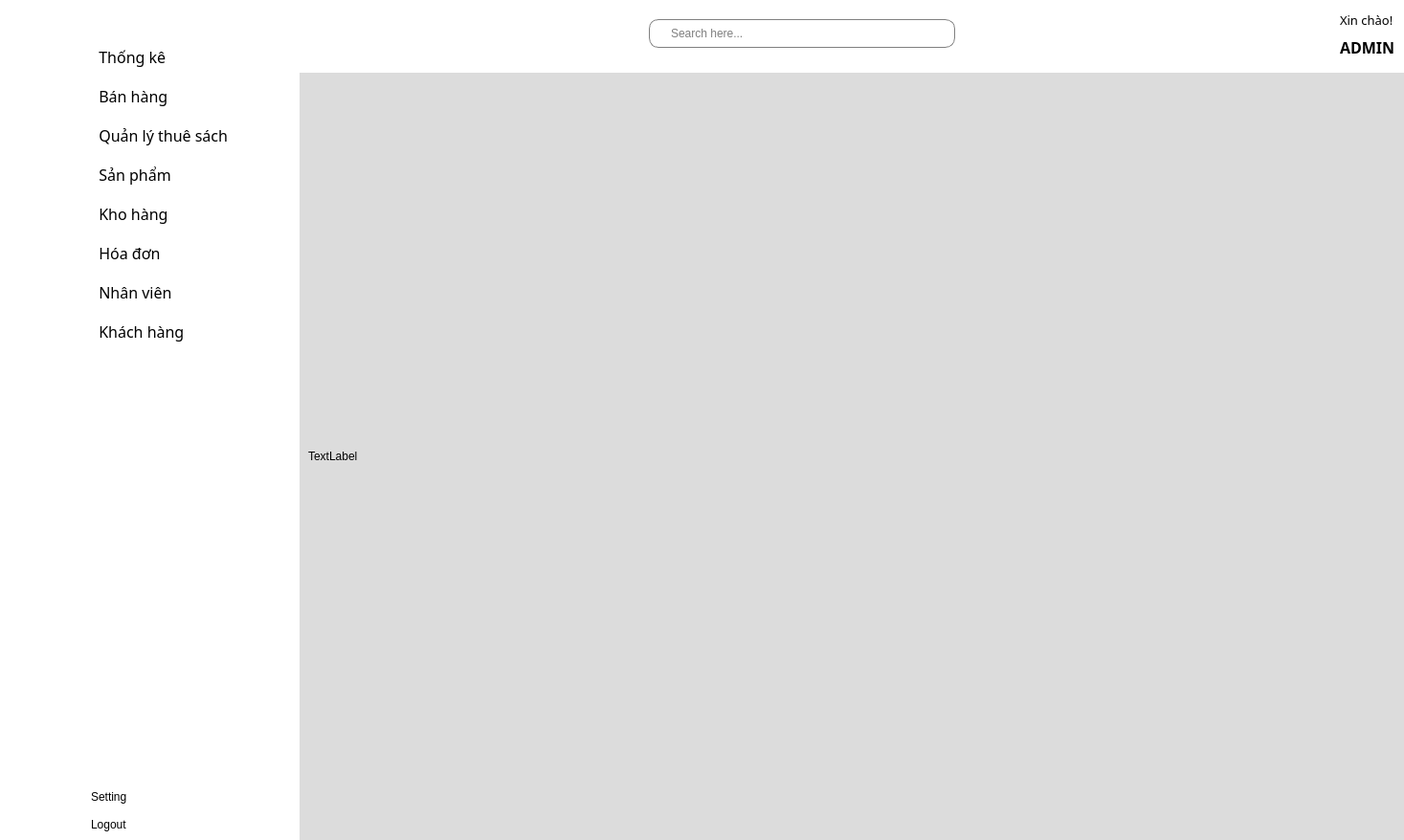
<?xml version="1.0" encoding="UTF-8"?>
<ui version="4.0">
 <class>MainWindow</class>
 <widget class="QMainWindow" name="MainWindow">
  <property name="geometry">
   <rect>
    <x>0</x>
    <y>0</y>
    <width>1467</width>
    <height>878</height>
   </rect>
  </property>
  <property name="windowTitle">
   <string>MainWindow</string>
  </property>
  <property name="styleSheet">
   <string notr="true">background-color: rgb(255, 255, 255);</string>
  </property>
  <widget class="QWidget" name="centralwidget">
   <layout class="QGridLayout" name="gridLayout">
    <property name="leftMargin">
     <number>0</number>
    </property>
    <property name="topMargin">
     <number>0</number>
    </property>
    <property name="rightMargin">
     <number>0</number>
    </property>
    <property name="bottomMargin">
     <number>0</number>
    </property>
    <item row="0" column="0" rowspan="2">
     <widget class="QWidget" name="icon_only_menu" native="true">
      <property name="enabled">
       <bool>true</bool>
      </property>
      <property name="maximumSize">
       <size>
        <width>70</width>
        <height>16777215</height>
       </size>
      </property>
      <property name="styleSheet">
       <string notr="true">QWidget{
	border:none;
	
	background-color: rgb(255, 255, 255);
	box-shadow: 10px 0px 15px rgba(128, 128, 128, 0.5);
}
QPushButton{
border:none;

}
QPushButton:checked{
background-color: rgb(255, 200, 160);

border-radius:8px;
}
QPushButton:hover{
background-color: rgb(255, 200, 160);

border-radius:8px;
}</string>
      </property>
      <layout class="QVBoxLayout" name="verticalLayout_5">
       <property name="spacing">
        <number>45</number>
       </property>
       <property name="sizeConstraint">
        <enum>QLayout::SetDefaultConstraint</enum>
       </property>
       <item>
        <layout class="QHBoxLayout" name="horizontalLayout">
         <property name="topMargin">
          <number>15</number>
         </property>
         <property name="bottomMargin">
          <number>0</number>
         </property>
         <item>
          <spacer name="horizontalSpacer_4">
           <property name="orientation">
            <enum>Qt::Horizontal</enum>
           </property>
           <property name="sizeHint" stdset="0">
            <size>
             <width>18</width>
             <height>20</height>
            </size>
           </property>
          </spacer>
         </item>
         <item>
          <widget class="QLabel" name="label">
           <property name="maximumSize">
            <size>
             <width>40</width>
             <height>40</height>
            </size>
           </property>
           <property name="text">
            <string/>
           </property>
           <property name="pixmap">
            <pixmap resource="resource.qrc">:/newPrefix/icons/bookstore.png</pixmap>
           </property>
           <property name="scaledContents">
            <bool>true</bool>
           </property>
           <property name="margin">
            <number>-5</number>
           </property>
           <property name="indent">
            <number>0</number>
           </property>
          </widget>
         </item>
         <item>
          <spacer name="horizontalSpacer_3">
           <property name="orientation">
            <enum>Qt::Horizontal</enum>
           </property>
           <property name="sizeHint" stdset="0">
            <size>
             <width>18</width>
             <height>20</height>
            </size>
           </property>
          </spacer>
         </item>
        </layout>
       </item>
       <item>
        <layout class="QVBoxLayout" name="verticalLayout">
         <property name="spacing">
          <number>18</number>
         </property>
         <item>
          <widget class="QPushButton" name="pushButton">
           <property name="text">
            <string/>
           </property>
           <property name="icon">
            <iconset resource="resource.qrc">
             <normaloff>:/newPrefix/icons/dashboard (2).png</normaloff>
             <normalon>:/newPrefix/icons/dashboard (2).png</normalon>:/newPrefix/icons/dashboard (2).png</iconset>
           </property>
           <property name="iconSize">
            <size>
             <width>30</width>
             <height>30</height>
            </size>
           </property>
           <property name="checkable">
            <bool>true</bool>
           </property>
           <property name="autoExclusive">
            <bool>true</bool>
           </property>
          </widget>
         </item>
         <item>
          <widget class="QPushButton" name="pushButton_2">
           <property name="text">
            <string/>
           </property>
           <property name="icon">
            <iconset resource="resource.qrc">
             <normaloff>:/newPrefix/icons/add-to-cart (1).png</normaloff>
             <normalon>:/newPrefix/icons/add-to-cart (1).png</normalon>:/newPrefix/icons/add-to-cart (1).png</iconset>
           </property>
           <property name="iconSize">
            <size>
             <width>30</width>
             <height>30</height>
            </size>
           </property>
           <property name="checkable">
            <bool>true</bool>
           </property>
           <property name="autoExclusive">
            <bool>true</bool>
           </property>
          </widget>
         </item>
         <item>
          <widget class="QPushButton" name="pushButton_3">
           <property name="text">
            <string/>
           </property>
           <property name="icon">
            <iconset resource="resource.qrc">
             <normaloff>:/newPrefix/icons/borrow (1).png</normaloff>
             <normalon>:/newPrefix/icons/borrow (1).png</normalon>:/newPrefix/icons/borrow (1).png</iconset>
           </property>
           <property name="iconSize">
            <size>
             <width>30</width>
             <height>30</height>
            </size>
           </property>
           <property name="checkable">
            <bool>true</bool>
           </property>
           <property name="autoExclusive">
            <bool>true</bool>
           </property>
          </widget>
         </item>
         <item>
          <widget class="QPushButton" name="pushButton_4">
           <property name="text">
            <string/>
           </property>
           <property name="icon">
            <iconset resource="resource.qrc">
             <normaloff>:/newPrefix/icons/open-book (1).png</normaloff>
             <normalon>:/newPrefix/icons/open-book (1).png</normalon>:/newPrefix/icons/open-book (1).png</iconset>
           </property>
           <property name="iconSize">
            <size>
             <width>30</width>
             <height>30</height>
            </size>
           </property>
           <property name="checkable">
            <bool>true</bool>
           </property>
           <property name="autoExclusive">
            <bool>true</bool>
           </property>
          </widget>
         </item>
         <item>
          <widget class="QPushButton" name="pushButton_5">
           <property name="text">
            <string/>
           </property>
           <property name="icon">
            <iconset resource="resource.qrc">
             <normaloff>:/newPrefix/icons/warehouse (2).png</normaloff>
             <normalon>:/newPrefix/icons/warehouse (2).png</normalon>:/newPrefix/icons/warehouse (2).png</iconset>
           </property>
           <property name="iconSize">
            <size>
             <width>30</width>
             <height>30</height>
            </size>
           </property>
           <property name="checkable">
            <bool>true</bool>
           </property>
           <property name="autoExclusive">
            <bool>true</bool>
           </property>
          </widget>
         </item>
         <item>
          <widget class="QPushButton" name="pushButton_6">
           <property name="text">
            <string/>
           </property>
           <property name="icon">
            <iconset resource="resource.qrc">
             <normaloff>:/newPrefix/icons/bill (1).png</normaloff>
             <normalon>:/newPrefix/icons/bill (1).png</normalon>:/newPrefix/icons/bill (1).png</iconset>
           </property>
           <property name="iconSize">
            <size>
             <width>30</width>
             <height>30</height>
            </size>
           </property>
           <property name="checkable">
            <bool>true</bool>
           </property>
           <property name="autoExclusive">
            <bool>true</bool>
           </property>
          </widget>
         </item>
         <item>
          <widget class="QPushButton" name="pushButton_13">
           <property name="text">
            <string/>
           </property>
           <property name="icon">
            <iconset resource="resource.qrc">
             <normaloff>:/newPrefix/icons/employee (1).png</normaloff>
             <normalon>:/newPrefix/icons/employee (1).png</normalon>:/newPrefix/icons/employee (1).png</iconset>
           </property>
           <property name="iconSize">
            <size>
             <width>30</width>
             <height>30</height>
            </size>
           </property>
           <property name="checkable">
            <bool>true</bool>
           </property>
           <property name="autoExclusive">
            <bool>true</bool>
           </property>
          </widget>
         </item>
         <item>
          <widget class="QPushButton" name="pushButton_14">
           <property name="text">
            <string/>
           </property>
           <property name="icon">
            <iconset resource="resource.qrc">
             <normaloff>:/newPrefix/icons/target (1).png</normaloff>
             <normalon>:/newPrefix/icons/public-relation.png</normalon>:/newPrefix/icons/target (1).png</iconset>
           </property>
           <property name="iconSize">
            <size>
             <width>30</width>
             <height>30</height>
            </size>
           </property>
           <property name="checkable">
            <bool>true</bool>
           </property>
           <property name="autoExclusive">
            <bool>true</bool>
           </property>
          </widget>
         </item>
        </layout>
       </item>
       <item>
        <spacer name="verticalSpacer">
         <property name="orientation">
          <enum>Qt::Vertical</enum>
         </property>
         <property name="sizeHint" stdset="0">
          <size>
           <width>20</width>
           <height>255</height>
          </size>
         </property>
        </spacer>
       </item>
       <item>
        <layout class="QVBoxLayout" name="verticalLayout_3">
         <property name="spacing">
          <number>15</number>
         </property>
         <item>
          <widget class="QPushButton" name="pushButton_17">
           <property name="text">
            <string/>
           </property>
           <property name="icon">
            <iconset resource="resource.qrc">
             <normaloff>:/newPrefix/icons/setting.png</normaloff>
             <normalon>:/newPrefix/icons/setting.png</normalon>:/newPrefix/icons/setting.png</iconset>
           </property>
           <property name="iconSize">
            <size>
             <width>20</width>
             <height>20</height>
            </size>
           </property>
           <property name="checkable">
            <bool>true</bool>
           </property>
           <property name="autoExclusive">
            <bool>true</bool>
           </property>
          </widget>
         </item>
         <item>
          <widget class="QPushButton" name="pushButton_18">
           <property name="text">
            <string/>
           </property>
           <property name="icon">
            <iconset resource="resource.qrc">
             <normaloff>:/newPrefix/icons/logout (1).png</normaloff>
             <normalon>:/newPrefix/icons/logout (1).png</normalon>:/newPrefix/icons/logout (1).png</iconset>
           </property>
           <property name="iconSize">
            <size>
             <width>20</width>
             <height>20</height>
            </size>
           </property>
           <property name="checkable">
            <bool>true</bool>
           </property>
           <property name="autoExclusive">
            <bool>true</bool>
           </property>
          </widget>
         </item>
        </layout>
       </item>
      </layout>
     </widget>
    </item>
    <item row="1" column="2">
     <widget class="QWidget" name="main" native="true">
      <property name="styleSheet">
       <string notr="true">background-color: rgb(220, 220, 220);</string>
      </property>
      <layout class="QVBoxLayout" name="verticalLayout_7">
       <item>
        <widget class="QLabel" name="label_3">
         <property name="styleSheet">
          <string notr="true">background-color: rgb(220, 220, 220);</string>
         </property>
         <property name="text">
          <string>TextLabel</string>
         </property>
        </widget>
       </item>
      </layout>
     </widget>
    </item>
    <item row="0" column="1" rowspan="2">
     <widget class="QWidget" name="sibarmenu" native="true">
      <property name="maximumSize">
       <size>
        <width>231</width>
        <height>16777215</height>
       </size>
      </property>
      <property name="styleSheet">
       <string notr="true">QWidget{
	background-color: rgb(255, 255, 255);
	box-shadow: 10px 0px 15px rgba(128, 128, 128, 1);
}
QPushButton{
color: rgb(0, 0, 0);
text-align:left ;
border:none;
padding-left:10px;

}
QPushButton:checked{
background-color: rgb(255, 200, 160);
color: rgb(255, 255, 255);
border-radius:8px;
font-weight: bold;

}
QPushButton:hover{
background-color: rgb(255, 200, 160);
color: rgb(255, 255, 255);
border-radius:8px;
}</string>
      </property>
      <layout class="QVBoxLayout" name="verticalLayout_6">
       <property name="spacing">
        <number>19</number>
       </property>
       <property name="leftMargin">
        <number>9</number>
       </property>
       <property name="topMargin">
        <number>9</number>
       </property>
       <property name="rightMargin">
        <number>9</number>
       </property>
       <item>
        <layout class="QHBoxLayout" name="horizontalLayout_2">
         <property name="spacing">
          <number>9</number>
         </property>
         <property name="bottomMargin">
          <number>0</number>
         </property>
         <item>
          <spacer name="horizontalSpacer_5">
           <property name="orientation">
            <enum>Qt::Horizontal</enum>
           </property>
           <property name="sizeHint" stdset="0">
            <size>
             <width>18</width>
             <height>20</height>
            </size>
           </property>
          </spacer>
         </item>
         <item>
          <widget class="QLabel" name="label_2">
           <property name="maximumSize">
            <size>
             <width>80</width>
             <height>80</height>
            </size>
           </property>
           <property name="text">
            <string/>
           </property>
           <property name="pixmap">
            <pixmap resource="resource.qrc">:/newPrefix/icons/bookstore.png</pixmap>
           </property>
           <property name="scaledContents">
            <bool>true</bool>
           </property>
           <property name="wordWrap">
            <bool>true</bool>
           </property>
           <property name="margin">
            <number>-31</number>
           </property>
          </widget>
         </item>
         <item>
          <spacer name="horizontalSpacer_6">
           <property name="orientation">
            <enum>Qt::Horizontal</enum>
           </property>
           <property name="sizeHint" stdset="0">
            <size>
             <width>18</width>
             <height>20</height>
            </size>
           </property>
          </spacer>
         </item>
        </layout>
       </item>
       <item>
        <layout class="QVBoxLayout" name="verticalLayout_2">
         <property name="spacing">
          <number>18</number>
         </property>
         <item>
          <widget class="QPushButton" name="pushButton_7">
           <property name="font">
            <font>
             <family>Bahnschrift</family>
             <pointsize>12</pointsize>
             <weight>50</weight>
             <bold>false</bold>
            </font>
           </property>
           <property name="text">
            <string>  Thống kê </string>
           </property>
           <property name="icon">
            <iconset resource="resource.qrc">
             <normaloff>:/newPrefix/icons/dashboard (2).png</normaloff>
             <normalon>:/newPrefix/icons/dashboard (2).png</normalon>:/newPrefix/icons/dashboard (2).png</iconset>
           </property>
           <property name="iconSize">
            <size>
             <width>30</width>
             <height>30</height>
            </size>
           </property>
           <property name="checkable">
            <bool>true</bool>
           </property>
           <property name="autoExclusive">
            <bool>true</bool>
           </property>
          </widget>
         </item>
         <item>
          <widget class="QPushButton" name="pushButton_8">
           <property name="font">
            <font>
             <family>Bahnschrift</family>
             <pointsize>12</pointsize>
             <weight>50</weight>
             <bold>false</bold>
            </font>
           </property>
           <property name="text">
            <string>  Bán hàng</string>
           </property>
           <property name="icon">
            <iconset resource="resource.qrc">
             <normaloff>:/newPrefix/icons/add-to-cart (1).png</normaloff>
             <normalon>:/newPrefix/icons/add-to-cart (1).png</normalon>:/newPrefix/icons/add-to-cart (1).png</iconset>
           </property>
           <property name="iconSize">
            <size>
             <width>30</width>
             <height>30</height>
            </size>
           </property>
           <property name="checkable">
            <bool>true</bool>
           </property>
           <property name="autoExclusive">
            <bool>true</bool>
           </property>
          </widget>
         </item>
         <item>
          <widget class="QPushButton" name="pushButton_9">
           <property name="font">
            <font>
             <family>Bahnschrift</family>
             <pointsize>12</pointsize>
             <weight>50</weight>
             <bold>false</bold>
            </font>
           </property>
           <property name="text">
            <string>  Quản lý thuê sách</string>
           </property>
           <property name="icon">
            <iconset resource="resource.qrc">
             <normaloff>:/newPrefix/icons/borrow (1).png</normaloff>
             <normalon>:/newPrefix/icons/borrow (1).png</normalon>:/newPrefix/icons/borrow (1).png</iconset>
           </property>
           <property name="iconSize">
            <size>
             <width>30</width>
             <height>30</height>
            </size>
           </property>
           <property name="checkable">
            <bool>true</bool>
           </property>
           <property name="autoExclusive">
            <bool>true</bool>
           </property>
          </widget>
         </item>
         <item>
          <widget class="QPushButton" name="pushButton_10">
           <property name="font">
            <font>
             <family>Bahnschrift</family>
             <pointsize>12</pointsize>
             <weight>50</weight>
             <bold>false</bold>
            </font>
           </property>
           <property name="text">
            <string>  Sản phẩm</string>
           </property>
           <property name="icon">
            <iconset resource="resource.qrc">
             <normaloff>:/newPrefix/icons/open-book (1).png</normaloff>
             <normalon>:/newPrefix/icons/open-book (1).png</normalon>:/newPrefix/icons/open-book (1).png</iconset>
           </property>
           <property name="iconSize">
            <size>
             <width>30</width>
             <height>30</height>
            </size>
           </property>
           <property name="checkable">
            <bool>true</bool>
           </property>
           <property name="autoExclusive">
            <bool>true</bool>
           </property>
          </widget>
         </item>
         <item>
          <widget class="QPushButton" name="pushButton_11">
           <property name="font">
            <font>
             <family>Bahnschrift</family>
             <pointsize>12</pointsize>
             <weight>50</weight>
             <bold>false</bold>
            </font>
           </property>
           <property name="text">
            <string>  Kho hàng</string>
           </property>
           <property name="icon">
            <iconset resource="resource.qrc">
             <normaloff>:/newPrefix/icons/warehouse (2).png</normaloff>
             <normalon>:/newPrefix/icons/warehouse (2).png</normalon>:/newPrefix/icons/warehouse (2).png</iconset>
           </property>
           <property name="iconSize">
            <size>
             <width>30</width>
             <height>30</height>
            </size>
           </property>
           <property name="checkable">
            <bool>true</bool>
           </property>
           <property name="autoExclusive">
            <bool>true</bool>
           </property>
          </widget>
         </item>
         <item>
          <widget class="QPushButton" name="pushButton_12">
           <property name="font">
            <font>
             <family>Bahnschrift</family>
             <pointsize>12</pointsize>
             <weight>50</weight>
             <bold>false</bold>
            </font>
           </property>
           <property name="text">
            <string>  Hóa đơn</string>
           </property>
           <property name="icon">
            <iconset resource="resource.qrc">
             <normaloff>:/newPrefix/icons/bill (1).png</normaloff>
             <normalon>:/newPrefix/icons/bill (1).png</normalon>:/newPrefix/icons/bill (1).png</iconset>
           </property>
           <property name="iconSize">
            <size>
             <width>30</width>
             <height>30</height>
            </size>
           </property>
           <property name="checkable">
            <bool>true</bool>
           </property>
           <property name="autoExclusive">
            <bool>true</bool>
           </property>
          </widget>
         </item>
         <item>
          <widget class="QPushButton" name="pushButton_15">
           <property name="font">
            <font>
             <family>Bahnschrift</family>
             <pointsize>12</pointsize>
             <weight>50</weight>
             <italic>false</italic>
             <bold>false</bold>
            </font>
           </property>
           <property name="text">
            <string>  Nhân viên</string>
           </property>
           <property name="icon">
            <iconset resource="resource.qrc">
             <normaloff>:/newPrefix/icons/employee (1).png</normaloff>
             <normalon>:/newPrefix/icons/employee (1).png</normalon>:/newPrefix/icons/employee (1).png</iconset>
           </property>
           <property name="iconSize">
            <size>
             <width>30</width>
             <height>30</height>
            </size>
           </property>
           <property name="checkable">
            <bool>true</bool>
           </property>
           <property name="autoExclusive">
            <bool>true</bool>
           </property>
          </widget>
         </item>
         <item>
          <widget class="QPushButton" name="pushButton_16">
           <property name="font">
            <font>
             <family>Bahnschrift</family>
             <pointsize>12</pointsize>
             <weight>50</weight>
             <bold>false</bold>
            </font>
           </property>
           <property name="text">
            <string>  Khách hàng</string>
           </property>
           <property name="icon">
            <iconset resource="resource.qrc">
             <normaloff>:/newPrefix/icons/target (1).png</normaloff>
             <normalon>:/newPrefix/icons/public-relation.png</normalon>:/newPrefix/icons/target (1).png</iconset>
           </property>
           <property name="iconSize">
            <size>
             <width>30</width>
             <height>30</height>
            </size>
           </property>
           <property name="checkable">
            <bool>true</bool>
           </property>
           <property name="autoExclusive">
            <bool>true</bool>
           </property>
          </widget>
         </item>
        </layout>
       </item>
       <item>
        <spacer name="verticalSpacer_2">
         <property name="orientation">
          <enum>Qt::Vertical</enum>
         </property>
         <property name="sizeHint" stdset="0">
          <size>
           <width>20</width>
           <height>255</height>
          </size>
         </property>
        </spacer>
       </item>
       <item>
        <layout class="QVBoxLayout" name="verticalLayout_4">
         <property name="spacing">
          <number>15</number>
         </property>
         <property name="leftMargin">
          <number>0</number>
         </property>
         <item>
          <widget class="QPushButton" name="pushButton_19">
           <property name="font">
            <font>
             <pointsize>9</pointsize>
            </font>
           </property>
           <property name="text">
            <string>Setting</string>
           </property>
           <property name="icon">
            <iconset resource="resource.qrc">
             <normaloff>:/newPrefix/icons/setting.png</normaloff>
             <normalon>:/newPrefix/icons/setting.png</normalon>:/newPrefix/icons/setting.png</iconset>
           </property>
           <property name="iconSize">
            <size>
             <width>20</width>
             <height>20</height>
            </size>
           </property>
           <property name="checkable">
            <bool>true</bool>
           </property>
           <property name="autoExclusive">
            <bool>true</bool>
           </property>
          </widget>
         </item>
         <item>
          <widget class="QPushButton" name="pushButton_20">
           <property name="font">
            <font>
             <pointsize>9</pointsize>
            </font>
           </property>
           <property name="text">
            <string>Logout</string>
           </property>
           <property name="icon">
            <iconset resource="resource.qrc">
             <normaloff>:/newPrefix/icons/logout (1).png</normaloff>
             <normalon>:/newPrefix/icons/logout (1).png</normalon>:/newPrefix/icons/logout (1).png</iconset>
           </property>
           <property name="iconSize">
            <size>
             <width>20</width>
             <height>20</height>
            </size>
           </property>
           <property name="checkable">
            <bool>true</bool>
           </property>
           <property name="autoExclusive">
            <bool>true</bool>
           </property>
          </widget>
         </item>
        </layout>
       </item>
      </layout>
     </widget>
    </item>
    <item row="0" column="2">
     <widget class="QWidget" name="header" native="true">
      <property name="maximumSize">
       <size>
        <width>16777215</width>
        <height>70</height>
       </size>
      </property>
      <property name="styleSheet">
       <string notr="true">QWidget{
background-color: rgb(255, 255, 255);
}
QLineEdit{
padding-left:20px;
border:1px solid gray;
border-radius:10px;
}
</string>
      </property>
      <layout class="QHBoxLayout" name="horizontalLayout_3">
       <item>
        <widget class="QPushButton" name="pushButton_21">
         <property name="maximumSize">
          <size>
           <width>30</width>
           <height>30</height>
          </size>
         </property>
         <property name="styleSheet">
          <string notr="true">border:none;</string>
         </property>
         <property name="text">
          <string/>
         </property>
         <property name="icon">
          <iconset resource="resource.qrc">
           <normaloff>:/newPrefix/icons/dashboard.png</normaloff>:/newPrefix/icons/dashboard.png</iconset>
         </property>
         <property name="iconSize">
          <size>
           <width>20</width>
           <height>20</height>
          </size>
         </property>
         <property name="checkable">
          <bool>true</bool>
         </property>
         <property name="autoExclusive">
          <bool>false</bool>
         </property>
        </widget>
       </item>
       <item>
        <spacer name="horizontalSpacer">
         <property name="orientation">
          <enum>Qt::Horizontal</enum>
         </property>
         <property name="sizeHint" stdset="0">
          <size>
           <width>295</width>
           <height>20</height>
          </size>
         </property>
        </spacer>
       </item>
       <item>
        <widget class="QLineEdit" name="lineEdit">
         <property name="maximumSize">
          <size>
           <width>16777215</width>
           <height>30</height>
          </size>
         </property>
         <property name="styleSheet">
          <string notr="true">
</string>
         </property>
         <property name="text">
          <string/>
         </property>
         <property name="placeholderText">
          <string>Search here...</string>
         </property>
        </widget>
       </item>
       <item>
        <widget class="QPushButton" name="pushButton_23">
         <property name="maximumSize">
          <size>
           <width>50</width>
           <height>50</height>
          </size>
         </property>
         <property name="styleSheet">
          <string notr="true">border:none</string>
         </property>
         <property name="text">
          <string/>
         </property>
         <property name="icon">
          <iconset resource="resource.qrc">
           <normaloff>:/newPrefix/icons/research.png</normaloff>:/newPrefix/icons/research.png</iconset>
         </property>
         <property name="iconSize">
          <size>
           <width>25</width>
           <height>25</height>
          </size>
         </property>
        </widget>
       </item>
       <item>
        <spacer name="horizontalSpacer_2">
         <property name="orientation">
          <enum>Qt::Horizontal</enum>
         </property>
         <property name="sizeHint" stdset="0">
          <size>
           <width>215</width>
           <height>20</height>
          </size>
         </property>
        </spacer>
       </item>
       <item>
        <widget class="QPushButton" name="pushButton_22">
         <property name="maximumSize">
          <size>
           <width>80</width>
           <height>80</height>
          </size>
         </property>
         <property name="styleSheet">
          <string notr="true">border:none</string>
         </property>
         <property name="text">
          <string/>
         </property>
         <property name="icon">
          <iconset resource="resource.qrc">
           <normaloff>:/newPrefix/icons/profile (1).png</normaloff>:/newPrefix/icons/profile (1).png</iconset>
         </property>
         <property name="iconSize">
          <size>
           <width>40</width>
           <height>40</height>
          </size>
         </property>
         <property name="checkable">
          <bool>true</bool>
         </property>
        </widget>
       </item>
       <item>
        <layout class="QVBoxLayout" name="verticalLayout_8">
         <item>
          <widget class="QLabel" name="label_4">
           <property name="font">
            <font>
             <family>Bahnschrift</family>
             <pointsize>10</pointsize>
            </font>
           </property>
           <property name="text">
            <string>Xin chào!</string>
           </property>
           <property name="scaledContents">
            <bool>false</bool>
           </property>
          </widget>
         </item>
         <item>
          <widget class="QLabel" name="label_5">
           <property name="font">
            <font>
             <family>Bahnschrift</family>
             <pointsize>12</pointsize>
             <weight>75</weight>
             <bold>true</bold>
            </font>
           </property>
           <property name="text">
            <string>ADMIN</string>
           </property>
          </widget>
         </item>
        </layout>
       </item>
      </layout>
     </widget>
    </item>
   </layout>
  </widget>
 </widget>
 <resources>
  <include location="resource.qrc"/>
 </resources>
 <connections>
  <connection>
   <sender>pushButton_21</sender>
   <signal>toggled(bool)</signal>
   <receiver>icon_only_menu</receiver>
   <slot>setHidden(bool)</slot>
   <hints>
    <hint type="sourcelabel">
     <x>328</x>
     <y>36</y>
    </hint>
    <hint type="destinationlabel">
     <x>69</x>
     <y>110</y>
    </hint>
   </hints>
  </connection>
  <connection>
   <sender>pushButton_21</sender>
   <signal>toggled(bool)</signal>
   <receiver>sibarmenu</receiver>
   <slot>setVisible(bool)</slot>
   <hints>
    <hint type="sourcelabel">
     <x>338</x>
     <y>28</y>
    </hint>
    <hint type="destinationlabel">
     <x>271</x>
     <y>80</y>
    </hint>
   </hints>
  </connection>
  <connection>
   <sender>pushButton_14</sender>
   <signal>toggled(bool)</signal>
   <receiver>pushButton_16</receiver>
   <slot>setChecked(bool)</slot>
   <hints>
    <hint type="sourcelabel">
     <x>59</x>
     <y>405</y>
    </hint>
    <hint type="destinationlabel">
     <x>181</x>
     <y>405</y>
    </hint>
   </hints>
  </connection>
  <connection>
   <sender>pushButton_13</sender>
   <signal>toggled(bool)</signal>
   <receiver>pushButton_15</receiver>
   <slot>setChecked(bool)</slot>
   <hints>
    <hint type="sourcelabel">
     <x>59</x>
     <y>360</y>
    </hint>
    <hint type="destinationlabel">
     <x>175</x>
     <y>360</y>
    </hint>
   </hints>
  </connection>
  <connection>
   <sender>pushButton_6</sender>
   <signal>toggled(bool)</signal>
   <receiver>pushButton_12</receiver>
   <slot>setChecked(bool)</slot>
   <hints>
    <hint type="sourcelabel">
     <x>59</x>
     <y>315</y>
    </hint>
    <hint type="destinationlabel">
     <x>181</x>
     <y>315</y>
    </hint>
   </hints>
  </connection>
  <connection>
   <sender>pushButton_5</sender>
   <signal>toggled(bool)</signal>
   <receiver>pushButton_11</receiver>
   <slot>setChecked(bool)</slot>
   <hints>
    <hint type="sourcelabel">
     <x>59</x>
     <y>270</y>
    </hint>
    <hint type="destinationlabel">
     <x>179</x>
     <y>270</y>
    </hint>
   </hints>
  </connection>
  <connection>
   <sender>pushButton_4</sender>
   <signal>toggled(bool)</signal>
   <receiver>pushButton_10</receiver>
   <slot>setChecked(bool)</slot>
   <hints>
    <hint type="sourcelabel">
     <x>59</x>
     <y>225</y>
    </hint>
    <hint type="destinationlabel">
     <x>179</x>
     <y>225</y>
    </hint>
   </hints>
  </connection>
  <connection>
   <sender>pushButton_3</sender>
   <signal>toggled(bool)</signal>
   <receiver>pushButton_9</receiver>
   <slot>setChecked(bool)</slot>
   <hints>
    <hint type="sourcelabel">
     <x>59</x>
     <y>180</y>
    </hint>
    <hint type="destinationlabel">
     <x>179</x>
     <y>180</y>
    </hint>
   </hints>
  </connection>
  <connection>
   <sender>pushButton_2</sender>
   <signal>toggled(bool)</signal>
   <receiver>pushButton_8</receiver>
   <slot>setChecked(bool)</slot>
   <hints>
    <hint type="sourcelabel">
     <x>59</x>
     <y>135</y>
    </hint>
    <hint type="destinationlabel">
     <x>181</x>
     <y>135</y>
    </hint>
   </hints>
  </connection>
  <connection>
   <sender>pushButton</sender>
   <signal>toggled(bool)</signal>
   <receiver>pushButton_7</receiver>
   <slot>setChecked(bool)</slot>
   <hints>
    <hint type="sourcelabel">
     <x>58</x>
     <y>76</y>
    </hint>
    <hint type="destinationlabel">
     <x>94</x>
     <y>80</y>
    </hint>
   </hints>
  </connection>
  <connection>
   <sender>pushButton_7</sender>
   <signal>toggled(bool)</signal>
   <receiver>pushButton</receiver>
   <slot>setChecked(bool)</slot>
   <hints>
    <hint type="sourcelabel">
     <x>172</x>
     <y>90</y>
    </hint>
    <hint type="destinationlabel">
     <x>59</x>
     <y>90</y>
    </hint>
   </hints>
  </connection>
  <connection>
   <sender>pushButton_8</sender>
   <signal>toggled(bool)</signal>
   <receiver>pushButton_2</receiver>
   <slot>setChecked(bool)</slot>
   <hints>
    <hint type="sourcelabel">
     <x>92</x>
     <y>127</y>
    </hint>
    <hint type="destinationlabel">
     <x>56</x>
     <y>128</y>
    </hint>
   </hints>
  </connection>
  <connection>
   <sender>pushButton_9</sender>
   <signal>toggled(bool)</signal>
   <receiver>pushButton_3</receiver>
   <slot>setChecked(bool)</slot>
   <hints>
    <hint type="sourcelabel">
     <x>90</x>
     <y>179</y>
    </hint>
    <hint type="destinationlabel">
     <x>59</x>
     <y>180</y>
    </hint>
   </hints>
  </connection>
  <connection>
   <sender>pushButton_10</sender>
   <signal>toggled(bool)</signal>
   <receiver>pushButton_4</receiver>
   <slot>setChecked(bool)</slot>
   <hints>
    <hint type="sourcelabel">
     <x>209</x>
     <y>225</y>
    </hint>
    <hint type="destinationlabel">
     <x>59</x>
     <y>225</y>
    </hint>
   </hints>
  </connection>
  <connection>
   <sender>pushButton_11</sender>
   <signal>toggled(bool)</signal>
   <receiver>pushButton_5</receiver>
   <slot>setChecked(bool)</slot>
   <hints>
    <hint type="sourcelabel">
     <x>184</x>
     <y>270</y>
    </hint>
    <hint type="destinationlabel">
     <x>59</x>
     <y>270</y>
    </hint>
   </hints>
  </connection>
  <connection>
   <sender>pushButton_12</sender>
   <signal>toggled(bool)</signal>
   <receiver>pushButton_6</receiver>
   <slot>setChecked(bool)</slot>
   <hints>
    <hint type="sourcelabel">
     <x>189</x>
     <y>315</y>
    </hint>
    <hint type="destinationlabel">
     <x>58</x>
     <y>315</y>
    </hint>
   </hints>
  </connection>
  <connection>
   <sender>pushButton_15</sender>
   <signal>toggled(bool)</signal>
   <receiver>pushButton_13</receiver>
   <slot>setChecked(bool)</slot>
   <hints>
    <hint type="sourcelabel">
     <x>182</x>
     <y>360</y>
    </hint>
    <hint type="destinationlabel">
     <x>59</x>
     <y>360</y>
    </hint>
   </hints>
  </connection>
  <connection>
   <sender>pushButton_16</sender>
   <signal>toggled(bool)</signal>
   <receiver>pushButton_14</receiver>
   <slot>setChecked(bool)</slot>
   <hints>
    <hint type="sourcelabel">
     <x>203</x>
     <y>405</y>
    </hint>
    <hint type="destinationlabel">
     <x>59</x>
     <y>405</y>
    </hint>
   </hints>
  </connection>
 </connections>
</ui>
